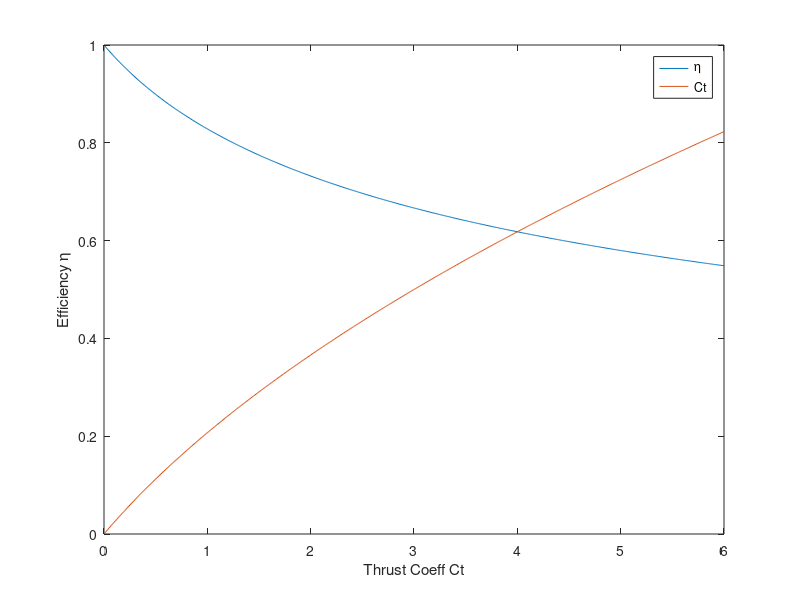

Reproduce this figure in MATLAB. (Note: this script raises an error after producing the figure.)
%Roshan Jaiswal-Ferri
%Section - 01
%AERO 302 Homework 2 - 11/9/24

%% Workspace Prep

format long     %Allows for more accurate decimals
close all;      %Clears all
clear all;      %Clears Workspace
clc;            %Clears Command Window

%% PART 1: CVA1

Ct = linspace(0,6,600);
V0 = linspace(0,6,600);

Vprop = 0.5*V0.*(sqrt(1+Ct)-1);
eff = V0./(Vprop+V0);

figure('Name','Efficiency V Thrust Coeff')
plot(Ct,eff)
hold on
plot(Ct, Vprop./V0)
xlabel('Thrust Coeff Ct')
ylabel('Efficiency \eta')
legend('\eta', 'Ct')

%% PART 2: Isentropic Flow (ISF1)

a = 343;
G = 1.4;
M = linspace(0,3,200);
P0 = 101325;
T0 = 300;
R0 = 1.225;
Cp = 1.005; %of air @300k
R = 287; %j/Kg-K

for i = 1:length(M)
    [T(1,i), P(1,i), R(1,i)] = IsenCalc2(G, M(i), P0, T0, R0);
end

figure('Name','Isentropic Calculations')
plot(M,(P./P0))
hold on
plot(M,(T./T0))
plot(M,(R./R0))
title('Isentropic Calculations of Air')
xlabel('Mach #')
ylabel('Ratio')
legend('P/P0','T/T0','R/R0',Location="best")
grid on

Lab1D = load('S4G1D3RPM400.mat');
T0 = mean(Lab1D.t);
P0 = mean(Lab1D.P(:,1));
P1 = mean(Lab1D.P(:,2));
P2 = mean(Lab1D.P(:,3));
P3 = mean(Lab1D.P(:,4));
P4 = mean(Lab1D.P(:,5));
P5 = mean(Lab1D.P(:,6));

V1 = sqrt(abs((2*(P0-P1))/R0));
V2 = sqrt(abs((2*(P0-P2))/R0));
V3 = sqrt(abs((2*(P0-P3))/R0));
V4 = sqrt(abs((2*(P0-P4))/R0));
V5 = sqrt(abs((2*(P0-P5))/R0));

M2(1,1) = V1/a;
M2(1,2) = V2/a;
M2(1,3) = V3/a;
M2(1,4) = V4/a;
M2(1,5) = V5/a;

for i = 1:length(M2)
    [T1(1,i), P1(1,i), R1(1,i)] = IsenCalc2(G, M2(i), P0, T0, R0);
end

M2S = sort(M2);
figure('Name','Ratio v Location')
plot(M2,(P1/P0),'*')
hold on
plot(M2,(T1/T0),'*')
plot(M2,(R1/R0),'*')
title('Wind Tunnel Location v Ratio')
xlabel('Wind Tunnel Location')
ylabel('Ratio')
legend('P/P0','T/T0','R/R0',Location="best")
grid on
xticks(M2S)  %Set ticks at each Mach number location
xticklabels({'L1', 'L5', 'L4', 'L2', 'L3'})

dS = Cp*log(T1(1,3)/T1(1,2))-R*log(P1(1,3)/P1(1,2));
dS2 = Cp*log(T1(1,5)/T1(1,4))-R*log(P1(1,5)/P1(1,4));

%% PART 3: ISF2

[T, pt, rho] = statm(10000);

a = 299.5; %Speed of sound at 10 km in m/s

v = linspace(1, 284, 400); %Speed from 1 m/s to 284 m/s
M = v/a;

q = 0.5*rho.*v.^2;
p_static = pt-q;
T_total = T*(1+(G-1)/2.*M.^2); %Total temperature (isentropic relation)

figure('Name','Bernoulli Calcutions');
subplot(3,1,1);
plot(M, p_static);
xlabel('Mach Number');
ylabel('Static Pressure (Pa)');
title('Static Pressure vs Mach Number (Bernoulli)');

subplot(3,1,2);
plot(M, pt * ones(size(M)));
xlabel('Mach Number');
ylabel('Total Pressure (Pa)');
title('Total Pressure vs Mach Number (Bernoulli)');

subplot(3,1,3);
plot(M, T_total);
xlabel('Mach Number');
ylabel('Total Temperature (K)');
title('Total Temperature vs Mach Number (Bernoulli)');

%Isentropic Calcs
p_static_iso = pt./(1+(G-1)/2.*M.^2).^(G/(G-1));
T_static_iso = T./(1+(G-1)/2.*M.^2);
rho_static_iso = rho./(1+(G-1)/2.*M.^2).^(1/(G-1));
T_total_iso = T_static_iso.*(1+(G-1)/2.*M.^2);

figure('Name','Isentropic Calculations');
subplot(3,1,1);
plot(M, p_static_iso);
xlabel('Mach Number');
ylabel('Static Pressure (Pa)');
title('Static Pressure vs Mach Number (Isentropic)');

subplot(3,1,2);
plot(M, pt * ones(size(M)));
xlabel('Mach Number');
ylabel('Total Pressure (Pa)');
title('Total Pressure vs Mach Number (Isentropic)');

subplot(3,1,3);
plot(M, T_total_iso);
xlabel('Mach Number');
ylabel('Total Temperature (K)');
title('Total Temperature vs Mach Number (Isentropic)');


%% Functions

function [T, P, rho] = IsenCalc2(Gamma, M, P0, T0, R0)
    T = ((1+((Gamma-1)/2)*M^2)/T0)^-1;
    P = (((T0/T)^(Gamma/(Gamma-1)))/P0)^-1;
    rho = (((P0/P)^(1/Gamma))/R0)^-1;
end
